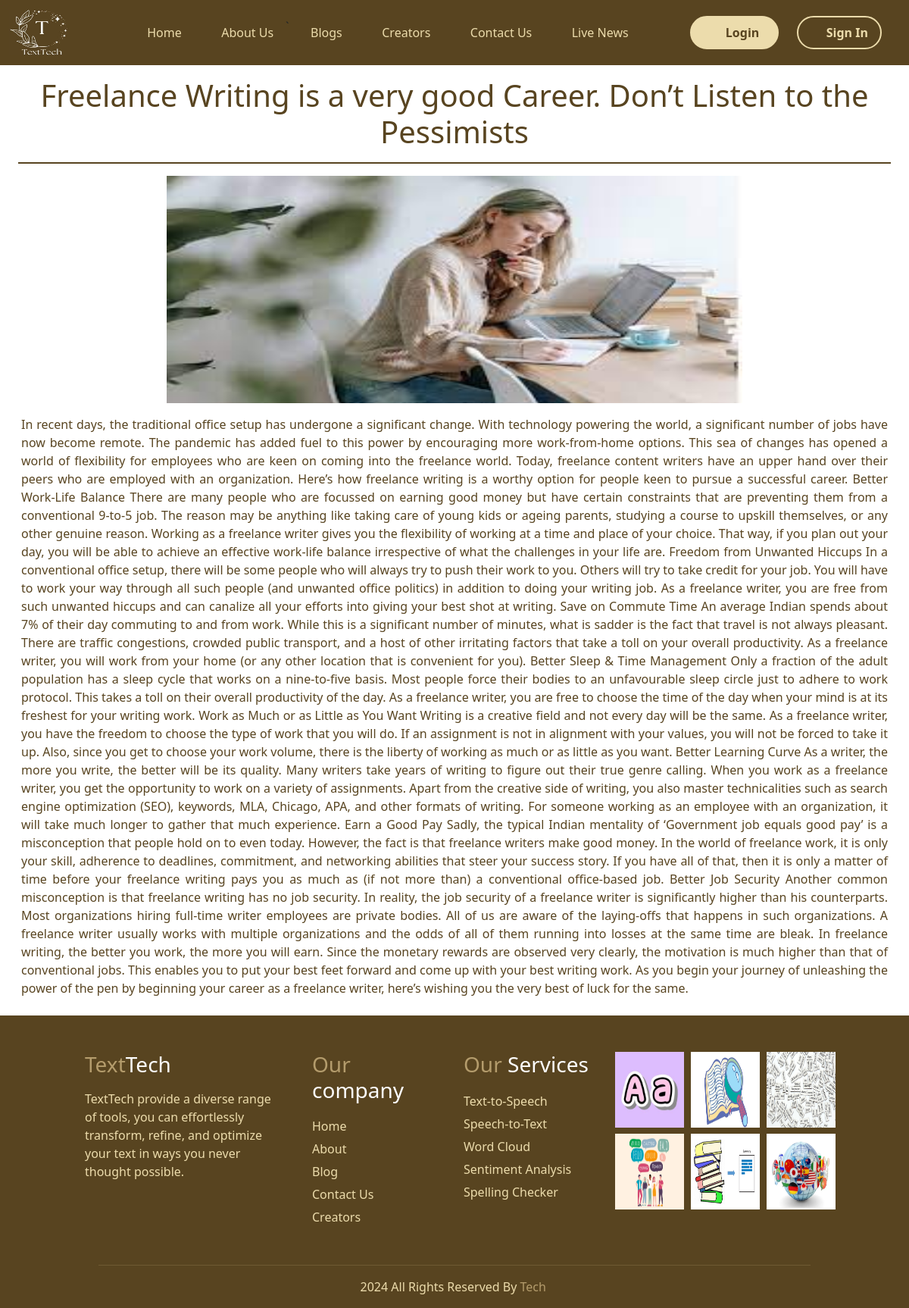
Screenshot of /detail_blog/1 with the database file from the repository.
### TextTech/models.py (models this page shows, shortened)
class Blog(models.Model):
	title=models.CharField(max_length=200)
	content=models.TextField()
	pub_date=models.DateTimeField('date published')
	creator=models.ForeignKey(ContentCreator, on_delete=models.CASCADE, related_name='blogs')
	image=models.ImageField(upload_to='media', null=True, blank=True)

### TextTech/views.py (the view)
# urls.py: path('detail_blog/<int:id>',views.detail_blog,name='detail_blog'),
def detail_blog(request,id):
	res=Blog.objects.get(id=id)
	return render(request,'detail_blog.html',{'i':res})

### templates/detail_blog.html (shortened to what this page needs)
{% extends 'base.html' %}
{% block content %}
{% load static %}
<!DOCTYPE html>
<html>
<head>
	<link rel="stylesheet" type="text/css" href="{%static 'css\aos.css' %}">
	<link rel="stylesheet" type="text/css" href="{%static 'css\bootstrap.min.css' %}">
	<link rel="stylesheet" type="text/css" href="{%static 'icofont\icofont.min.css' %}">
</head>
<body>
<div class="container-fluid">
	<div class="row pt-3 pb-4" style="background-color: white;">
		<center><h1 class="card-title mb-3 pb-3 border-2 border-bottom" style="color: #584420; border-color: #584420 !important;">{{i.title}}</h1></center>
		<div class="col-md-2"></div>
		<div class="col-md-8">
			<center>
			  		<img src="{{i.image.url}}" class="card-img-top mb-3" alt="..." height="300px" data-aos="zoom-in">
			</center>
		</div>
		<div class="col-md-2"></div>
		<div class="card-body" style="text-align: justify; color:#584420; ">
				    	<p class="card-text pe-3 ps-3">{{i.content}}</p>
			  		</div>
	</div>
{% endblock %}

### templates/base.html (style rules this page uses)
::placeholder { color:#584420 !important; }

### rows the page displays
Blog: title "Freelance Writing is a very good Career. Don’t Listen to the Pessimists", image (picture), content "In recent days, the traditional office setup has undergone a significant change. With technology powering the world, a significant number of jobs have now become remote. The pandemic has added fuel to this power by encouraging more work-from-home options. This sea of changes has opened a world of flexibility for employees who are keen on coming into the freelance world. Today, freelance content writers have an upper hand over their peers who are employed with an organization. Here’s how freelance writing is a worthy option for people keen to pursue a successful career. Better Work-Life Balance There are many people who are focussed on earning good money but have certain constraints that are…"
